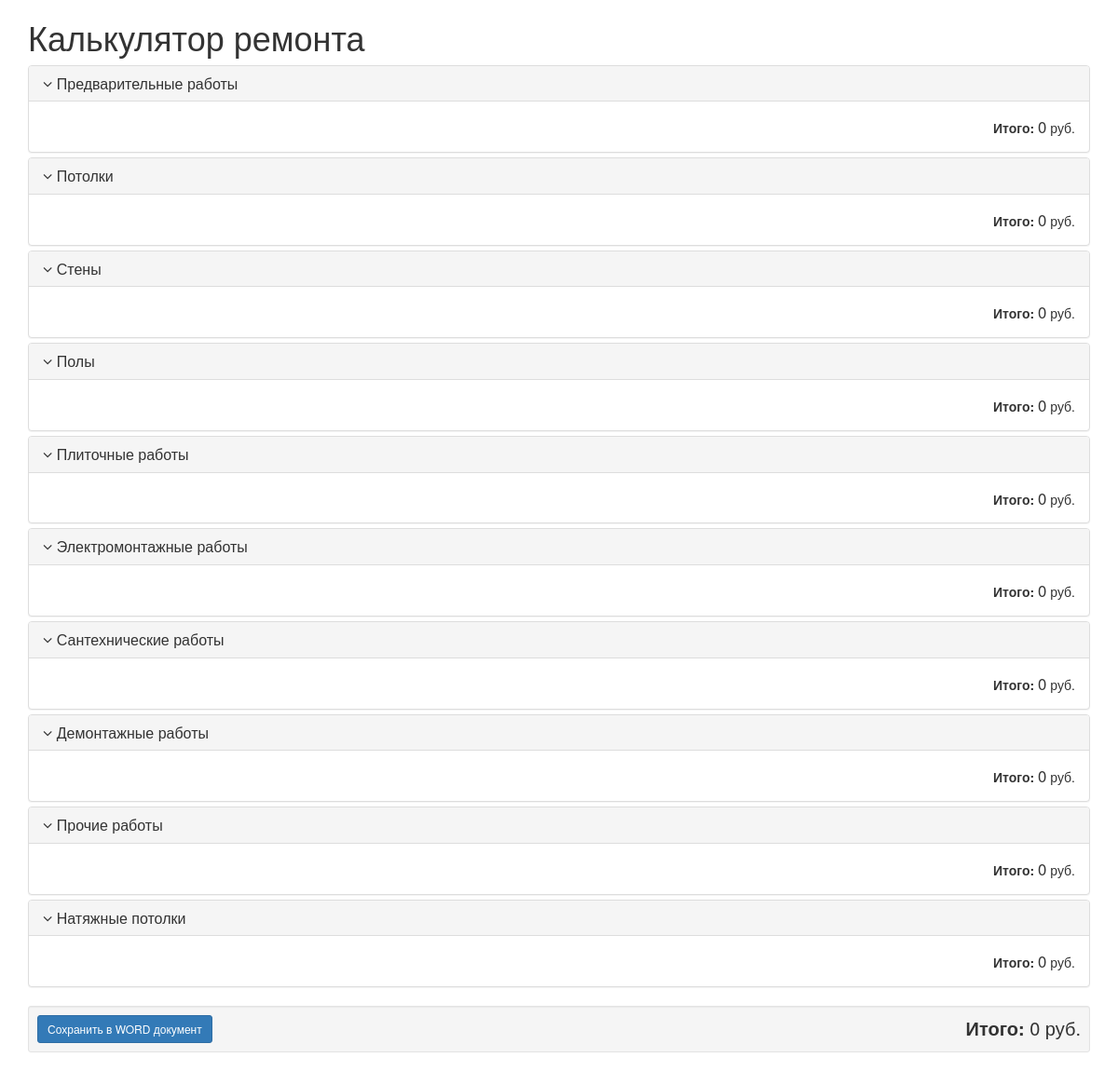
The page / on the database its author committed.
### tables this page shows
CREATE TABLE IF NOT EXISTS `price_cat` (
  `id` int(11) NOT NULL,
  `name` varchar(255) NOT NULL,
  `sort` int(11) NOT NULL DEFAULT '0'
);

### index.php (the view, shortened to what this page needs)
<!DOCTYPE html>
<html lang="ru">
  <head>
    <link href="css/bootstrap.css" rel="stylesheet">
		<link rel="stylesheet" href="//maxcdn.bootstrapcdn.com/font-awesome/4.3.0/css/font-awesome.min.css">
  </head>
  <body>
		<div class="container">
			<form method='post' action='save_word.php' >
			 <h1>Калькулятор ремонта</h1>
			 <?php
				$res_category = mysql_query("SELECT *FROM price_cat ORDER BY sort");
				if(mysql_num_rows($res_category)>0)
				{
					?>
					<div class="panel-group" id="accordion">
					<?
					$category = mysql_fetch_array($res_category);
					$i=1;
					do
					{
					?>
					<div class="panel panel-default category">
						<div class="panel-heading">
							<h4 class="panel-title">
								<a data-toggle="collapse" class="open_category" aria-expanded="false" data-parent="#accordion" href="#price_cat<?php echo $i;?>"><i class="fa fa-angle-down"></i> <?php echo $category["name"];?> <span class="summa_category"></span></a>
							</h4>
						</div>
						<div class="panel-body" style="border-top:1px solid #ddd;">
							<div class="pull-right">
								<div><strong>Итого:</strong> <big class="summa_category">0</big> руб.</div>
							</div>
						</div>
					</div>
					<?
					$i++;
					}
					while($category = mysql_fetch_array($res_category));
					?>
					</div>
					<?
				}
			 ?>
			<div class="panel-body well well-sm">
				<div class="row">
					<div class="col-xs-12 col-md-6 "><button class="btn btn-primary btn-sm" name="save_word">Сохранить в WORD документ</button></div>
					<div class="col-xs-12 col-md-6">
						<div class=" pull-right" style="font-size:20px;">
							<strong>Итого:</strong> <span class="total">0</span> руб.
						</div>
					</div>
				</div>
			</div>
			</form>
		</div>
  </body>
</html>

### rows shown on the page
price_cat: name "Предварительные работы"
price_cat: name "Потолки"
price_cat: name "Стены"
price_cat: name "Полы"
price_cat: name "Плиточные работы"
price_cat: name "Электромонтажные работы"
price_cat: name "Сантехнические работы"
price_cat: name "Демонтажные работы"
price_cat: name "Прочие работы"
price_cat: name "Натяжные потолки"
